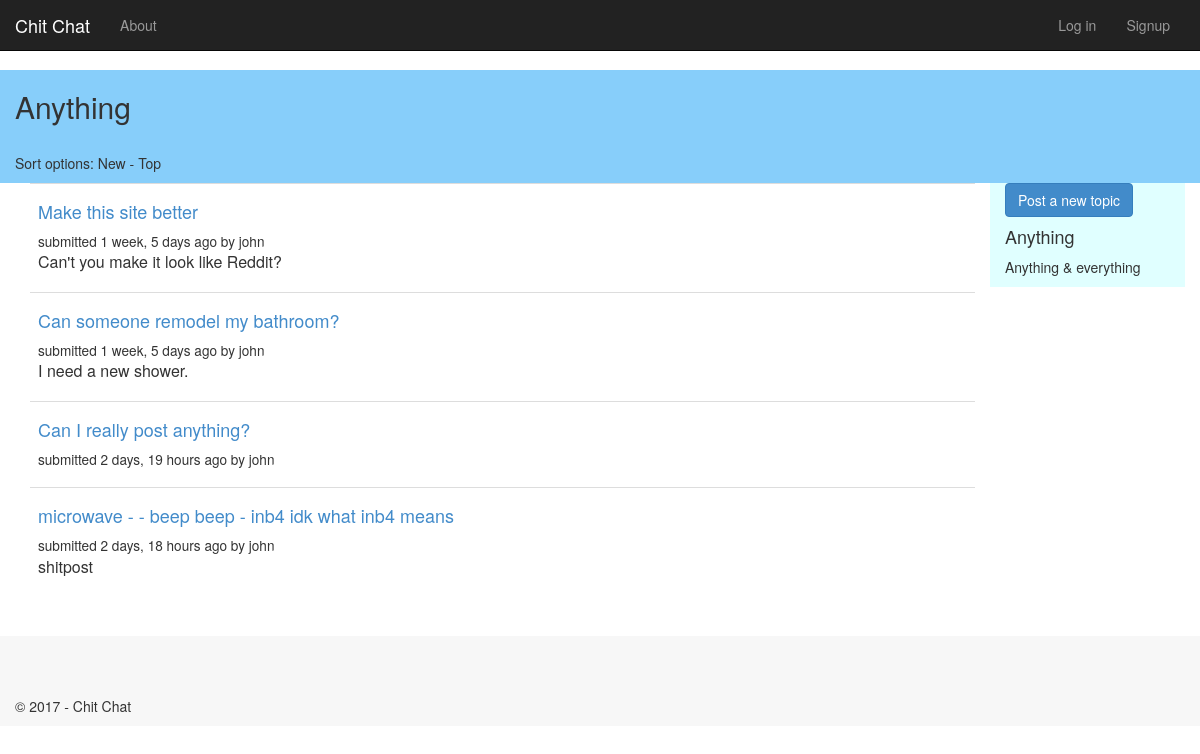
/f/Anything/, run on an earlier commit of the app's database.
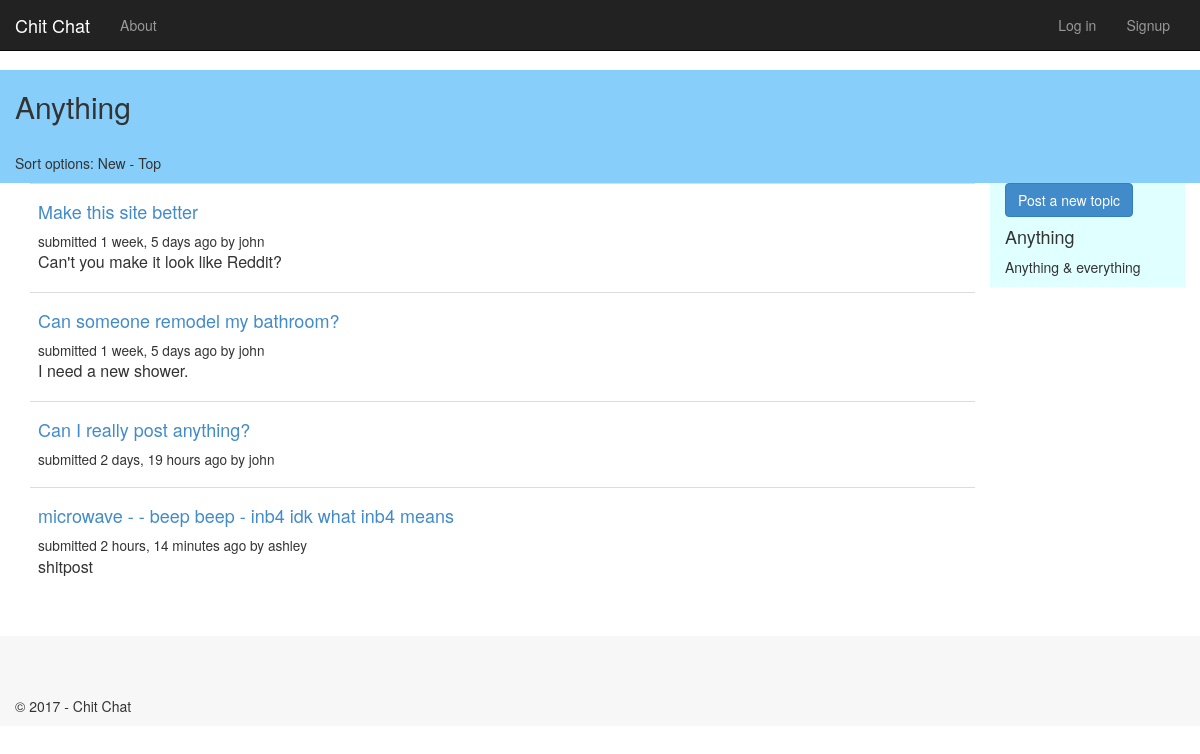
And on a later commit of the database.
### forum/models.py (models this page shows, shortened)
class Topic(models.Model):
    title = models.CharField(max_length=60)
    description = models.TextField(max_length=10000, blank=True)
    forum = models.ForeignKey(Forum)
    created = models.DateTimeField(auto_now=True)
    creator = models.ForeignKey(User, blank=True, null=True)
    updated = models.DateTimeField(auto_now=True)
    closed = models.BooleanField(blank=True, default=False)

### forum/views.py (the view)
class ForumDetailView(DetailView):
    model = Forum
    def get_context_data(self, **kwargs):
        context = super(ForumDetailView, self).get_context_data(**kwargs)
        context['title'] = 'forum'
        context['year'] = datetime.now().year
        return context

### forum/templates/forum/forum-details.html (shortened to what this page needs)
{% extends "app/layout.html" %}
{% block content %}
<div class="container" id="header-bottom">
    <h2>{{forum.slug}}</h2>
    <br />
    <p>Sort options: New - Top</p>
</div>
<div class="container">
    <div class="col-xs-12 col-sm-10">
        <table class="table table-hover">
            <tbody>
                {% for topic in forum.topic_set.all %}
                <tr>
                    <td>
                        <h4>
                            <a href="{% url 'forum:topic-detail' topic.id %}">{{topic.title}}</a>
                        </h4>
                        <small>submitted {{ topic.created|timesince }} ago by {{ topic.creator.get_username }}</small>
                        <p>{{ topic.description | truncatechars:60 }}</p>
                    </td>
                </tr>
                {% endfor %}
            </tbody>
        </table>
        <br />
    </div>
    {% include "forum/forum-sidebar.html" %}
</div>
{% endblock %}

What changed in the data, as far as the page shows it:
changed Topic "microwave - - beep beep - inb4 idk what inb4 means": created "2 days, 18 hours" → "2 hours, 14 minutes"; creator.get_username "john" → "ashley"
